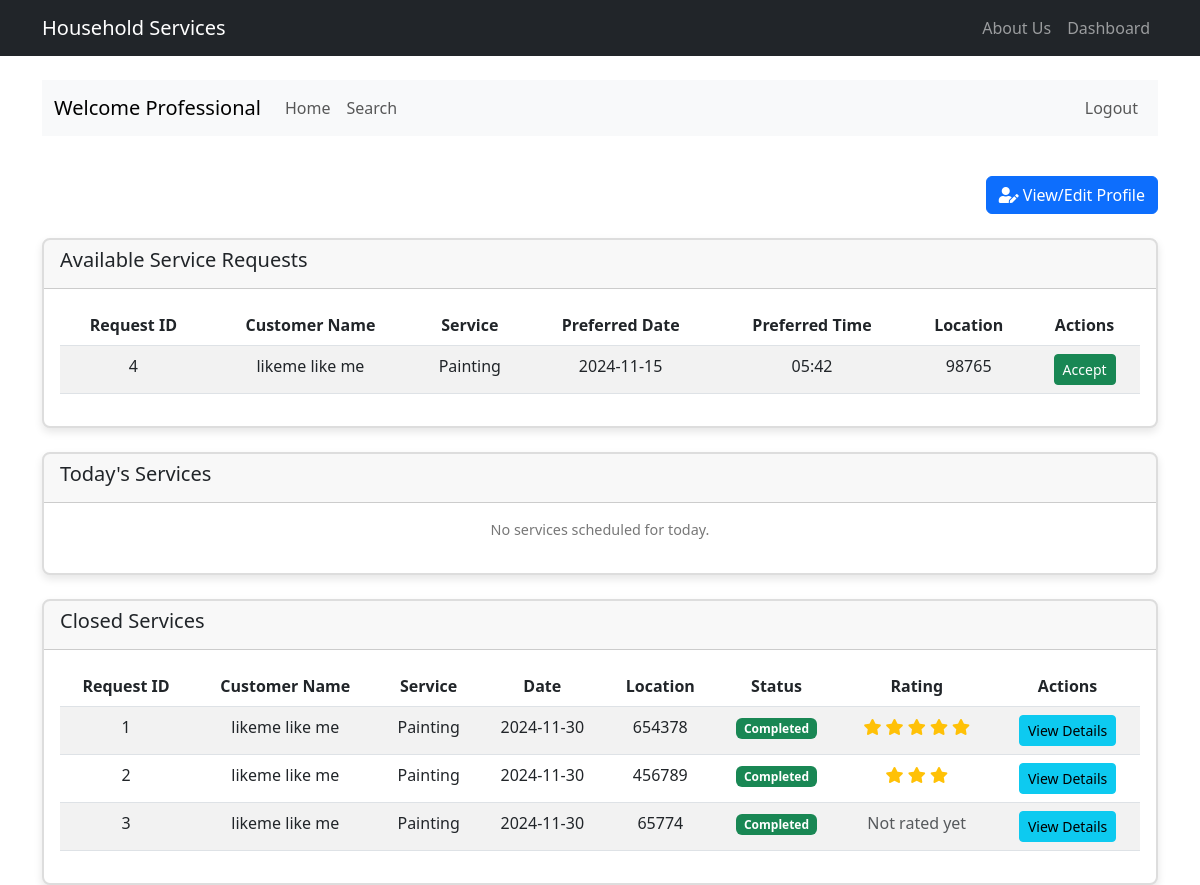
Page /dashboard (signed in) on the committed database.
### model.py (models this page shows, shortened)
class ServiceRequest(db.Model):
    id = db.Column(db.Integer, primary_key=True)
    service_id = db.Column(db.Integer, db.ForeignKey('service.id'), nullable=False)
    customer_id = db.Column(db.Integer, db.ForeignKey('customer.id'), nullable=False)
    professional_id = db.Column(db.Integer, db.ForeignKey('service_professional.id'))
    date_of_request = db.Column(db.DateTime, default=datetime.utcnow, nullable=False)
    date_of_completion = db.Column(db.DateTime)
    status = db.Column(db.String(20), default='requested')  # requested, accepted, in_progress, completed, cancelled
    remarks = db.Column(db.Text)
    rating = db.Column(db.Integer)  # 1-5 rating
    review = db.Column(db.Text)
    service = db.relationship('Service', backref='requests')
    preferred_date = db.Column(db.Date, nullable=False)
    preferred_time = db.Column(db.Time, nullable=False)
    address = db.Column(db.String(200), nullable=False)
    pincode = db.Column(db.String(10), nullable=False)
    description = db.Column(db.Text)
    sub_service_id = db.Column(db.Integer, db.ForeignKey('sub_service.id'))
    sub_service = db.relationship('SubService', backref='requests')

class User(UserMixin, db.Model):
    id = db.Column(db.Integer, primary_key=True)
    username = db.Column(db.String(80), unique=True, nullable=False)
    email = db.Column(db.String(120), unique=True, nullable=False)
    password_hash = db.Column(db.String(128), nullable=False)
    type = db.Column(db.String(50), nullable=False)
    created_at = db.Column(db.DateTime, default=datetime.utcnow)
    updated_at = db.Column(db.DateTime, default=datetime.utcnow, onupdate=datetime.utcnow)
    __mapper_args__ = {
        'polymorphic_identity': 'user',
        'polymorphic_on': type
    }

class Customer(User):
    __tablename__ = 'customer'
    __mapper_args__ = {'polymorphic_identity': 'customer'}
    id = db.Column(db.Integer, db.ForeignKey('user.id'), primary_key=True)
    name = db.Column(db.String(100), nullable=False)  # Changed to 100 to match form
    address = db.Column(db.String(200), nullable=False)  # Made nullable=False to match form requirements
    pincode = db.Column(db.String(10), nullable=False)  # Added pincode field
    phone = db.Column(db.String(20))
    requests = db.relationship('ServiceRequest', backref='customer', lazy='dynamic')
    is_active = db.Column(db.Boolean, default=True)

class Service(db.Model):
    id = db.Column(db.Integer, primary_key=True)
    name = db.Column(db.String(100), nullable=False)
    description = db.Column(db.Text)
    created_at = db.Column(db.DateTime, default=datetime.utcnow)
    is_active = db.Column(db.Boolean, default=True)

### routes.py (the view, shortened to what this page needs)
@app.route('/dashboard')
@login_required
def dashboard():
    if current_user.type == 'admin':
        total_services = Service.query.count()
        active_professionals = ServiceProfessional.query.filter_by(is_approved=True).count()
        total_customers = Customer.query.count()
        return render_template('admin/dashboard.html',
                               total_services=total_services,
                               active_professionals=active_professionals,
                               total_customers=total_customers)
    elif current_user.type == 'service_professional':
            if not current_user.is_approved or current_user.is_blocked:
                flash('Your account is pending approval or has been blocked. Please contact admin.', 'warning')
            available_requests = ServiceRequest.query.filter(
            ServiceRequest.status == 'requested',
            ServiceRequest.professional_id == None,
            ServiceRequest.service.has(Service.name == current_user.service_type)
    ).all()
            today = date.today()
            today_services = ServiceRequest.query.filter(
                ServiceRequest.professional_id == current_user.id,
                ServiceRequest.status == 'accepted',
                ServiceRequest.preferred_date == today
        ).all()
            closed_services = ServiceRequest.query.filter(
                ServiceRequest.professional_id == current_user.id,
                ServiceRequest.status == 'completed'
            ).all()
            return render_template('professional/dashboard.html',
                               available_requests = available_requests,
                               today_services=today_services,
                               closed_services=closed_services)

### app.py (called while the page is built)
@login_manager.user_loader
def load_user(user_id):
    return User.query.get(int(user_id))

### templates/professional/dashboard.html (shortened to what this page needs)
{% extends "main.html" %}
{% block admin_content %}
<div class="row">
    <div class="col-md-12">
        <div class="d-flex justify-content-end mb-3 mt-3">
            <a href="{{ url_for('edit_professional_profile') }}" class="btn btn-primary">
                  <i class="fas fa-user-edit"></i> View/Edit Profile
             </a>
        </div>
        <div class="card mt-4">
            <div class="card-header">
                <h5 class="card-title">Available Service Requests</h5>
            </div>
            <div class="card-body">
                {% if available_requests %}
                <table class="table table-striped">
                    <thead>
                        <tr>
                            <th>Request ID</th>
                            <th>Customer Name</th>
                            <th>Service</th>
                            <th>Preferred Date</th>
                            <th>Preferred Time</th>
                            <th>Location</th>
                            <th>Actions</th>
                        </tr>
                    </thead>
                    <tbody>
                        {% for request in available_requests %}
                        <tr>
                            <td>{{ request.id }}</td>
                            <td>{{ request.customer.name }}</td>
                            <td>{{ request.service.name }}</td>
                            <td>{{ request.preferred_date.strftime('%Y-%m-%d') }}</td>
                            <td>{{ request.preferred_time.strftime('%H:%M') }}</td>
                            <td>{{ request.pincode }}</td>
                            <td>
                                <a href="{{ url_for('handle_request', request_id=request.id, action='accept') }}"
                                   class="btn btn-sm btn-success">Accept</a>
                            </td>
                        </tr>
                        {% endfor %}
                    </tbody>
                </table>
                {% else %}
                <p class="text-center">No available requests for {{ current_user.service_type }} services.</p>
                {% endif %}
            </div>
        </div>
        <div class="card mt-4">
            <div class="card-header">
                <h5 class="card-title">Today's Services</h5>
            </div>
            <div class="card-body">
                {% if today_services %}
                <table class="table table-striped">
                    <thead>
                        <tr>
                            <th>Request ID</th>
                            <th>Customer Name</th>
                            <th>Service</th>
                            <th>Time</th>
                            <th>Location</th>
                            <th>Status</th>
                            <th>Actions</th>
                        </tr>
                    </thead>
                    <tbody>
                        {% for service in today_services %}
                        <tr>
                            <td>{{ service.id }}</td>
                            <td>{{ service.customer.name }}</td>
                            <td>{{ service.service.name }}</td>
                            <td>{{ service.preferred_time.strftime('%H:%M') }}</td>
                            <td>{{ service.pincode }}</td>
                            <td>
                                <span class="badge bg-{{ {
                                    'requested': 'warning',
                                    'accepted': 'primary',
                                    'completed': 'success'
                                }[service.status] }}">
                                    {{ service.status.title() }}
                                </span>
                            </td>
                            <td>
                                {% if service.status == 'accepted' %}
                                <a href="{{ url_for('handle_request', request_id=service.id, action='complete') }}"
                                   class="btn btn-sm btn-success">Mark Complete</a>
                                {% endif %}
                            </td>
                        </tr>
                        {% endfor %}
                    </tbody>
                </table>
                {% else %}
                <p class="text-center">No services scheduled for today.</p>
                {% endif %}
            </div>
        </div>
        <div class="card mt-4">
            <div class="card-header">
                <h5 class="card-title">Closed Services</h5>
            </div>
            <div class="card-body">
                {% if closed_services %}
                <table class="table table-striped">
                    <thead>
                        <tr>
                            <th>Request ID</th>
                            <th>Customer Name</th>
                            <th>Service</th>
                            <th>Date</th>
                            <th>Location</th>
                            <th>Status</th>
                            <th>Rating</th>
                            <th>Actions</th>
                        </tr>
                    </thead>
                    <tbody>
                        {% for service in closed_services %}
                        <tr>
                            <td>{{ service.id }}</td>
                            <td>{{ service.customer.name }}</td>
                            <td>{{ service.service.name }}</td>
                            <td>{{ service.preferred_date.strftime('%Y-%m-%d') }}</td>
                            <td>{{ service.pincode }}</td>
                            <td>
                                <span class="badge bg-success">Completed</span>
                            </td>
                            <td>
                                {% if service.rating %}
                                    <span class="text-warning">
                                        {% for i in range(service.rating) %}
                                            <i class="fas fa-star"></i>
                                        {% endfor %}
                                    </span>
                                {% else %}
                                    <span class="text-muted">Not rated yet</span>
                                {% endif %}
                            </td>
                            <td>
                                <a href="{{ url_for('view_service_details', request_id=service.id) }}"
                                   class="btn btn-sm btn-info">View Details</a>
                            </td>
                        </tr>
                        {% endfor %}
                    </tbody>
                </table>
                {% else %}
                <p class="text-center">No completed services yet.</p>
                {% endif %}
            </div>
        </div>
    </div>
</div>
{% endblock %}

### static/css/style.css (style rules this page uses)
.card { box-shadow: 0 0 10px rgba(0,0,0,0.1); margin-top: 2rem; }
.card-body { padding: 2rem; }
.card { border: 2px solid #ddd; border-radius: 8px; box-shadow: 0 4px 8px rgba(0, 0, 0, 0.1); transition: transform 0.2s, box-shadow 0.2s; overflow: hidden; }
.card-body { padding: 16px; text-align: center; }
.card-body p { font-size: 0.9rem; color: #777; margin-bottom: 16px; }

### rows in the picture
ServiceRequest: id "4", customer.name "likeme like me", service.name "Painting", preferred_date "2024-11-15", preferred_time "05:42", pincode "98765"
ServiceRequest: id "1", customer.name "likeme like me", service.name "Painting", preferred_date "2024-11-30", pincode "654378", rating 5 (drawn)
ServiceRequest: id "2", customer.name "likeme like me", service.name "Painting", preferred_date "2024-11-30", pincode "456789", rating 3 (drawn)
ServiceRequest: id "3", customer.name "likeme like me", service.name "Painting", preferred_date "2024-11-30", pincode "65774", shows "Not rated yet"
